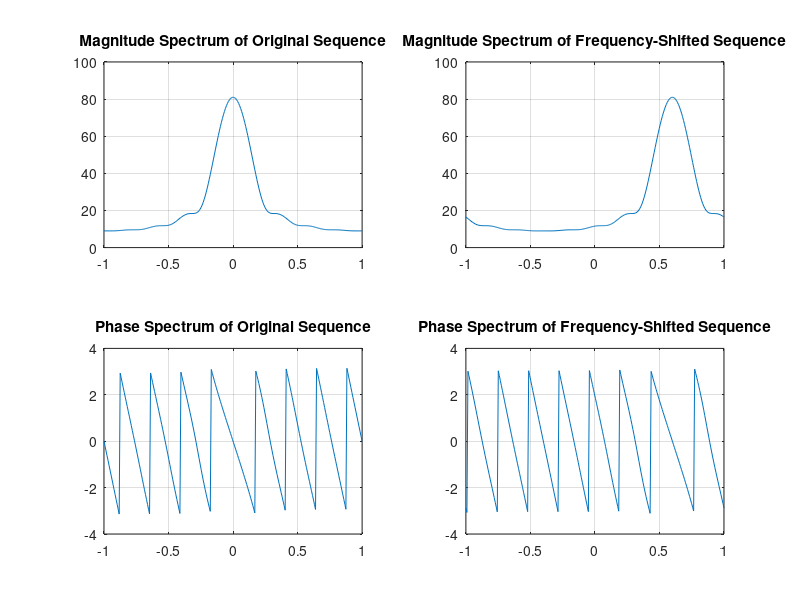

Reproduce this figure in MATLAB.
% Program P3_3
% Frequency-Shifting Properties of DTFT
clf;
w = -pi:2*pi/255:pi; wo = 0.6*pi;
num1 = [1 3 5 7 9 11 13 15 17];
L = length(num1);
h1 = freqz(num1, 1, w);
n = 0:L-1;
num2 = exp(wo*i*n).*num1;
h2 = freqz(num2, 1, w);
subplot(2,2,1)
plot(w/pi,abs(h1));grid
title('Magnitude Spectrum of Original Sequence')
subplot(2,2,2)
plot(w/pi,abs(h2));grid
title('Magnitude Spectrum of Frequency-Shifted Sequence')
subplot(2,2,3)
plot(w/pi,angle(h1));grid
title('Phase Spectrum of Original Sequence')
subplot(2,2,4)
plot(w/pi,angle(h2));grid
title('Phase Spectrum of Frequency-Shifted Sequence')
